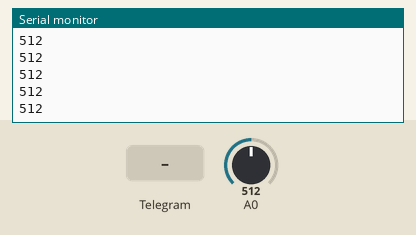
Bench run of a sketch on a simulated ESP8266 (NodeMCU). Shown: the last lines printed to the serial monitor. The test bench sets the inputs (shaded band); at power-on: A0 = 512.

Above: at 4.7 s.
4.8 s: Telegram message "/start" received
At 4.81 s:
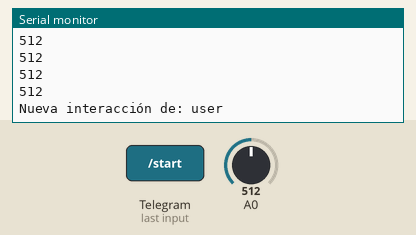
6.3 s: Telegram message "/Dato" received
At 6.31 s:
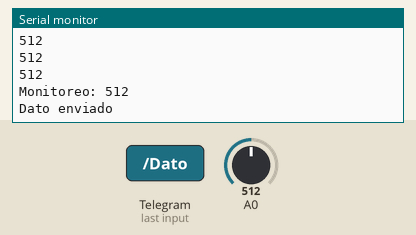
7.8 s: Telegram message "/Alarma" received
At 7.82 s:
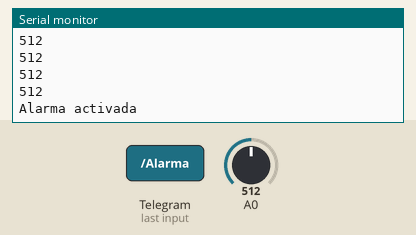
9.3 s: Telegram message "/Alto" received
At 9.32 s:
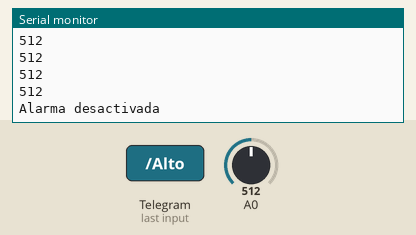
10.8 s: Telegram message "1" received
At 10.82 s:
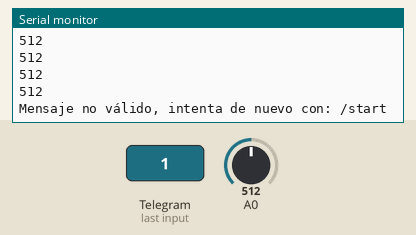
12.3 s: A0 set to 716
At 12.5 s:
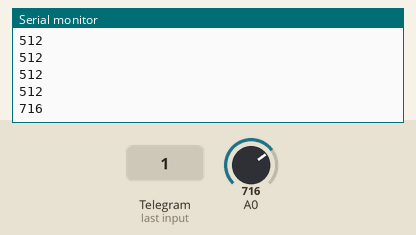

The sketch:

BotTelegram_Alarma.ino
```cpp
/*
  Universidad Nacional Autónoma de México
  Facultad de Ciencias
  Licenciatura en Ciencias de la Computación
  Seminario de Ciencias de la Computación A: Introducción al Internet de las Cosas

  Escrito por: M. en I. Valente Vázquez Velázquez
  Última modificación: 20-abril-2023
  https://sites.google.com/ciencias.unam.mx/introduccion-iot-fc/inicio
*/

#include "CTBot.h" // Incluye la biblioteca CTBot para interactuar con la API de Telegram.

#define pinPhoto 34 // Define el número de pin al que está conectada la fotorresistencia.

CTBot myBot; // Crea un objeto para interactuar con el bot de Telegram.

// Detalles de la red Wi-Fi y el token de autenticación del bot de Telegram.
String ssid = "#####";  // Reemplazar con tu SSID de Wi-Fi.
String pass = "######"; // Reemplazar con tu contraseña de Wi-Fi.
String token = "########"; // Reemplazar con el token de tu bot de Telegram.

boolean state = false; // Variable para rastrear si la alarma está activada o desactivada.
int umbral = 3000; // Define el umbral sobre el cual se activará la alarma.
int id = 0; // Variable para almacenar el ID del chat de Telegram desde el que se activó la alarma.

void setup() {
  Serial.begin(115200); // Inicia la comunicación serial.
  Serial.println("Comenzando TelegramBot...");
  pinMode(pinPhoto, INPUT); // Configura el pin del sensor como entrada.

  myBot.wifiConnect(ssid, pass); // Conecta a la red Wi-Fi especificada.
  myBot.setTelegramToken(token); // Establece el token de autenticación para el bot de Telegram.
  delay(2000); // Espera un momento para que la conexión se establezca.

  // Verifica si la conexión con el bot de Telegram se ha establecido correctamente.
  if (myBot.testConnection())
    Serial.println("Conectado con Bot");
  else
    Serial.println("Error en la conexión");
}

void loop(){
  TBMessage msg; // Crea un objeto para almacenar los mensajes entrantes de Telegram.
  int sensor = analogRead(pinPhoto); // Lee el valor actual del sensor.
  Serial.println(sensor); // Imprime el valor del sensor en el monitor serial.

  // Verifica si hay un nuevo mensaje para el bot de Telegram.
  if (myBot.getNewMessage(msg)) {
    if (msg.text.equalsIgnoreCase("/start")){
      // Si el comando es "/start", responde con un mensaje de bienvenida e instrucciones.
      Serial.print("Nueva interacción de: ");
      Serial.println(msg.sender.username);
      myBot.sendMessage(msg.sender.id, "Hola, por favor envía /Dato para monitorear la variable, /Alarma si deseas activar una alarma o /Alto si deseas desactivar esta última");
    }
    else if (msg.text.equalsIgnoreCase("/Dato")){
      // Si el comando es "/Dato", envía el valor actual del sensor al usuario.
      Serial.print("Monitoreo: ");
      Serial.println(sensor);
      String mensaje = (String)"El valor actual es: " + (String)sensor;
      myBot.sendMessage(msg.sender.id, mensaje);
      Serial.println("Dato enviado");
    }
    else if (msg.text.equalsIgnoreCase("/Alarma")){
      // Si el comando es "/Alarma", activa la alarma y guarda el ID del chat.
      state = true;
      id = msg.sender.id;
      String mensaje = "Alarma activada";
      myBot.sendMessage(msg.sender.id, mensaje);
      Serial.println(mensaje);
    }
    else if (msg.text.equalsIgnoreCase("/Alto")){
      // Si el comando es "/Alto", desactiva la alarma.
      state = false;
      id = msg.sender.id;
      String mensaje = "Alarma desactivada";
      myBot.sendMessage(msg.sender.id, mensaje);
      Serial.println(mensaje);
      id = 0; // Restablece el ID del chat ya que la alarma está desactivada.
    }
    else{
      // Si el mensaje recibido no coincide con ninguno de los comandos anteriores, envía un mensaje de error.
      String mensaje1 = "Mensaje no válido, intenta de nuevo con: /start";
      myBot.sendMessage(msg.sender.id, mensaje1);
      Serial.println(mensaje1);
    }
  }

  // Si la alarma está activada y el valor del sensor supera el umbral, envía una alerta al usuario.
  if ((state == true) && (sensor > umbral)){
    Serial.println(sensor);
    //Serial.println(id);
    String mensaje = "¡¡ALERTA!! El nivel aumentó a: "+(String)sensor;
    myBot.sendMessage(id, mensaje);
  }

  delay(50);
}
```

Measured:
- after the input at 4.8 s, the serial monitor: prints a new line at once (image 1)
- after the input at 6.3 s, the serial monitor: prints a new line at once (image 2)
- after the input at 7.8 s, the serial monitor: prints a new line at once (image 3)
- after the input at 9.3 s, the serial monitor: prints a new line at once (image 4)
- after the input at 10.8 s, the serial monitor: prints a new line at once (image 5)
- after the input at 12.3 s, the serial monitor: prints a new line after 0.07 s (image 6)
